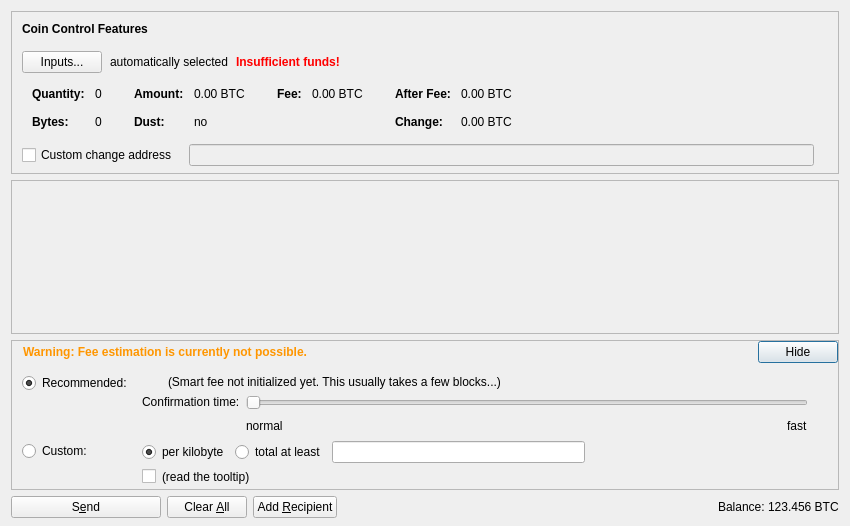
<?xml version="1.0" encoding="UTF-8"?>
<ui version="4.0">
 <class>SendCoinsDialog</class>
 <widget class="QDialog" name="SendCoinsDialog">
  <property name="geometry">
   <rect>
    <x>0</x>
    <y>0</y>
    <width>850</width>
    <height>526</height>
   </rect>
  </property>
  <property name="windowTitle">
   <string>Send Coins</string>
  </property>
  <layout class="QVBoxLayout" name="verticalLayout" stretch="0,1,0,0">
   <property name="bottomMargin">
    <number>8</number>
   </property>
   <item>
    <widget class="QFrame" name="frameCoinControl">
     <property name="sizePolicy">
      <sizepolicy hsizetype="Expanding" vsizetype="Expanding">
       <horstretch>0</horstretch>
       <verstretch>0</verstretch>
      </sizepolicy>
     </property>
     <property name="maximumSize">
      <size>
       <width>16777215</width>
       <height>16777215</height>
      </size>
     </property>
     <property name="frameShape">
      <enum>QFrame::StyledPanel</enum>
     </property>
     <property name="frameShadow">
      <enum>QFrame::Sunken</enum>
     </property>
     <layout class="QVBoxLayout" name="verticalLayoutCoinControl2">
      <property name="spacing">
       <number>0</number>
      </property>
      <property name="leftMargin">
       <number>0</number>
      </property>
      <property name="topMargin">
       <number>0</number>
      </property>
      <property name="rightMargin">
       <number>0</number>
      </property>
      <property name="bottomMargin">
       <number>6</number>
      </property>
      <item>
       <layout class="QVBoxLayout" name="verticalLayoutCoinControl" stretch="0,0,0,0,1">
        <property name="spacing">
         <number>0</number>
        </property>
        <property name="leftMargin">
         <number>10</number>
        </property>
        <property name="topMargin">
         <number>10</number>
        </property>
        <item>
         <layout class="QHBoxLayout" name="horizontalLayoutCoinControl1">
          <property name="bottomMargin">
           <number>15</number>
          </property>
          <item>
           <widget class="QLabel" name="labelCoinControlFeatures">
            <property name="sizePolicy">
             <sizepolicy hsizetype="Preferred" vsizetype="Maximum">
              <horstretch>0</horstretch>
              <verstretch>0</verstretch>
             </sizepolicy>
            </property>
            <property name="font">
             <font>
              <weight>75</weight>
              <bold>true</bold>
             </font>
            </property>
            <property name="styleSheet">
             <string notr="true">font-weight:bold;</string>
            </property>
            <property name="text">
             <string>Coin Control Features</string>
            </property>
           </widget>
          </item>
         </layout>
        </item>
        <item>
         <layout class="QHBoxLayout" name="horizontalLayoutCoinControl2" stretch="0,0,0,0">
          <property name="spacing">
           <number>8</number>
          </property>
          <property name="bottomMargin">
           <number>10</number>
          </property>
          <item>
           <widget class="QPushButton" name="pushButtonCoinControl">
            <property name="styleSheet">
             <string notr="true"/>
            </property>
            <property name="text">
             <string>Inputs...</string>
            </property>
            <property name="autoDefault">
             <bool>false</bool>
            </property>
           </widget>
          </item>
          <item>
           <widget class="QLabel" name="labelCoinControlAutomaticallySelected">
            <property name="text">
             <string>automatically selected</string>
            </property>
            <property name="margin">
             <number>5</number>
            </property>
           </widget>
          </item>
          <item>
           <widget class="QLabel" name="labelCoinControlInsuffFunds">
            <property name="font">
             <font>
              <weight>75</weight>
              <bold>true</bold>
             </font>
            </property>
            <property name="styleSheet">
             <string notr="true">color:red;font-weight:bold;</string>
            </property>
            <property name="text">
             <string>Insufficient funds!</string>
            </property>
            <property name="margin">
             <number>5</number>
            </property>
           </widget>
          </item>
          <item>
           <spacer name="horizontalSpacerCoinControl">
            <property name="orientation">
             <enum>Qt::Horizontal</enum>
            </property>
            <property name="sizeHint" stdset="0">
             <size>
              <width>40</width>
              <height>1</height>
             </size>
            </property>
           </spacer>
          </item>
         </layout>
        </item>
        <item>
         <widget class="QWidget" name="widgetCoinControl" native="true">
          <property name="sizePolicy">
           <sizepolicy hsizetype="Preferred" vsizetype="Preferred">
            <horstretch>0</horstretch>
            <verstretch>0</verstretch>
           </sizepolicy>
          </property>
          <property name="minimumSize">
           <size>
            <width>0</width>
            <height>0</height>
           </size>
          </property>
          <property name="styleSheet">
           <string notr="true"/>
          </property>
          <layout class="QHBoxLayout" name="horizontalLayoutCoinControl5">
           <property name="leftMargin">
            <number>0</number>
           </property>
           <property name="topMargin">
            <number>0</number>
           </property>
           <property name="rightMargin">
            <number>0</number>
           </property>
           <property name="bottomMargin">
            <number>0</number>
           </property>
           <item>
            <layout class="QHBoxLayout" name="horizontalLayoutCoinControl3" stretch="0,0,0,1">
             <property name="spacing">
              <number>20</number>
             </property>
             <property name="topMargin">
              <number>0</number>
             </property>
             <property name="bottomMargin">
              <number>10</number>
             </property>
             <item>
              <layout class="QFormLayout" name="formLayoutCoinControl1">
               <property name="horizontalSpacing">
                <number>10</number>
               </property>
               <property name="verticalSpacing">
                <number>14</number>
               </property>
               <property name="leftMargin">
                <number>10</number>
               </property>
               <property name="topMargin">
                <number>4</number>
               </property>
               <property name="rightMargin">
                <number>6</number>
               </property>
               <item row="0" column="0">
                <widget class="QLabel" name="labelCoinControlQuantityText">
                 <property name="font">
                  <font>
                   <weight>75</weight>
                   <bold>true</bold>
                  </font>
                 </property>
                 <property name="text">
                  <string>Quantity:</string>
                 </property>
                 <property name="margin">
                  <number>0</number>
                 </property>
                </widget>
               </item>
               <item row="0" column="1">
                <widget class="QLabel" name="labelCoinControlQuantity">
                 <property name="cursor">
                  <cursorShape>IBeamCursor</cursorShape>
                 </property>
                 <property name="contextMenuPolicy">
                  <enum>Qt::ActionsContextMenu</enum>
                 </property>
                 <property name="text">
                  <string notr="true">0</string>
                 </property>
                 <property name="margin">
                  <number>0</number>
                 </property>
                 <property name="textInteractionFlags">
                  <set>Qt::LinksAccessibleByMouse|Qt::TextSelectableByKeyboard|Qt::TextSelectableByMouse</set>
                 </property>
                </widget>
               </item>
               <item row="1" column="0">
                <widget class="QLabel" name="labelCoinControlBytesText">
                 <property name="font">
                  <font>
                   <weight>75</weight>
                   <bold>true</bold>
                  </font>
                 </property>
                 <property name="text">
                  <string>Bytes:</string>
                 </property>
                </widget>
               </item>
               <item row="1" column="1">
                <widget class="QLabel" name="labelCoinControlBytes">
                 <property name="cursor">
                  <cursorShape>IBeamCursor</cursorShape>
                 </property>
                 <property name="contextMenuPolicy">
                  <enum>Qt::ActionsContextMenu</enum>
                 </property>
                 <property name="text">
                  <string notr="true">0</string>
                 </property>
                 <property name="textInteractionFlags">
                  <set>Qt::LinksAccessibleByMouse|Qt::TextSelectableByKeyboard|Qt::TextSelectableByMouse</set>
                 </property>
                </widget>
               </item>
              </layout>
             </item>
             <item>
              <layout class="QFormLayout" name="formLayoutCoinControl2">
               <property name="horizontalSpacing">
                <number>10</number>
               </property>
               <property name="verticalSpacing">
                <number>14</number>
               </property>
               <property name="leftMargin">
                <number>6</number>
               </property>
               <property name="topMargin">
                <number>4</number>
               </property>
               <property name="rightMargin">
                <number>6</number>
               </property>
               <item row="0" column="0">
                <widget class="QLabel" name="labelCoinControlAmountText">
                 <property name="font">
                  <font>
                   <weight>75</weight>
                   <bold>true</bold>
                  </font>
                 </property>
                 <property name="text">
                  <string>Amount:</string>
                 </property>
                 <property name="margin">
                  <number>0</number>
                 </property>
                </widget>
               </item>
               <item row="0" column="1">
                <widget class="QLabel" name="labelCoinControlAmount">
                 <property name="cursor">
                  <cursorShape>IBeamCursor</cursorShape>
                 </property>
                 <property name="contextMenuPolicy">
                  <enum>Qt::ActionsContextMenu</enum>
                 </property>
                 <property name="text">
                  <string notr="true">0.00 BTC</string>
                 </property>
                 <property name="textInteractionFlags">
                  <set>Qt::LinksAccessibleByMouse|Qt::TextSelectableByKeyboard|Qt::TextSelectableByMouse</set>
                 </property>
                </widget>
               </item>
               <item row="1" column="0">
                <widget class="QLabel" name="labelCoinControlLowOutputText">
                 <property name="font">
                  <font>
                   <weight>75</weight>
                   <bold>true</bold>
                  </font>
                 </property>
                 <property name="text">
                  <string>Dust:</string>
                 </property>
                </widget>
               </item>
               <item row="1" column="1">
                <widget class="QLabel" name="labelCoinControlLowOutput">
                 <property name="cursor">
                  <cursorShape>IBeamCursor</cursorShape>
                 </property>
                 <property name="contextMenuPolicy">
                  <enum>Qt::ActionsContextMenu</enum>
                 </property>
                 <property name="text">
                  <string notr="true">no</string>
                 </property>
                 <property name="textInteractionFlags">
                  <set>Qt::LinksAccessibleByMouse|Qt::TextSelectableByKeyboard|Qt::TextSelectableByMouse</set>
                 </property>
                </widget>
               </item>
              </layout>
             </item>
             <item>
              <layout class="QFormLayout" name="formLayoutCoinControl3">
               <property name="horizontalSpacing">
                <number>10</number>
               </property>
               <property name="verticalSpacing">
                <number>14</number>
               </property>
               <property name="leftMargin">
                <number>6</number>
               </property>
               <property name="topMargin">
                <number>4</number>
               </property>
               <property name="rightMargin">
                <number>6</number>
               </property>
               <item row="0" column="0">
                <widget class="QLabel" name="labelCoinControlFeeText">
                 <property name="font">
                  <font>
                   <weight>75</weight>
                   <bold>true</bold>
                  </font>
                 </property>
                 <property name="text">
                  <string>Fee:</string>
                 </property>
                 <property name="margin">
                  <number>0</number>
                 </property>
                </widget>
               </item>
               <item row="0" column="1">
                <widget class="QLabel" name="labelCoinControlFee">
                 <property name="cursor">
                  <cursorShape>IBeamCursor</cursorShape>
                 </property>
                 <property name="contextMenuPolicy">
                  <enum>Qt::ActionsContextMenu</enum>
                 </property>
                 <property name="text">
                  <string notr="true">0.00 BTC</string>
                 </property>
                 <property name="textInteractionFlags">
                  <set>Qt::LinksAccessibleByMouse|Qt::TextSelectableByKeyboard|Qt::TextSelectableByMouse</set>
                 </property>
                </widget>
               </item>
             </layout>
             </item>
             <item>
              <layout class="QFormLayout" name="formLayoutCoinControl4">
               <property name="horizontalSpacing">
                <number>10</number>
               </property>
               <property name="verticalSpacing">
                <number>14</number>
               </property>
               <property name="leftMargin">
                <number>6</number>
               </property>
               <property name="topMargin">
                <number>4</number>
               </property>
               <property name="rightMargin">
                <number>6</number>
               </property>
               <item row="0" column="0">
                <widget class="QLabel" name="labelCoinControlAfterFeeText">
                 <property name="font">
                  <font>
                   <weight>75</weight>
                   <bold>true</bold>
                  </font>
                 </property>
                 <property name="text">
                  <string>After Fee:</string>
                 </property>
                 <property name="margin">
                  <number>0</number>
                 </property>
                </widget>
               </item>
               <item row="0" column="1">
                <widget class="QLabel" name="labelCoinControlAfterFee">
                 <property name="cursor">
                  <cursorShape>IBeamCursor</cursorShape>
                 </property>
                 <property name="contextMenuPolicy">
                  <enum>Qt::ActionsContextMenu</enum>
                 </property>
                 <property name="text">
                  <string notr="true">0.00 BTC</string>
                 </property>
                 <property name="textInteractionFlags">
                  <set>Qt::LinksAccessibleByMouse|Qt::TextSelectableByKeyboard|Qt::TextSelectableByMouse</set>
                 </property>
                </widget>
               </item>
               <item row="1" column="0">
                <widget class="QLabel" name="labelCoinControlChangeText">
                 <property name="font">
                  <font>
                   <weight>75</weight>
                   <bold>true</bold>
                  </font>
                 </property>
                 <property name="text">
                  <string>Change:</string>
                 </property>
                </widget>
               </item>
               <item row="1" column="1">
                <widget class="QLabel" name="labelCoinControlChange">
                 <property name="cursor">
                  <cursorShape>IBeamCursor</cursorShape>
                 </property>
                 <property name="contextMenuPolicy">
                  <enum>Qt::ActionsContextMenu</enum>
                 </property>
                 <property name="text">
                  <string notr="true">0.00 BTC</string>
                 </property>
                 <property name="textInteractionFlags">
                  <set>Qt::LinksAccessibleByMouse|Qt::TextSelectableByKeyboard|Qt::TextSelectableByMouse</set>
                 </property>
                </widget>
               </item>
              </layout>
             </item>
            </layout>
           </item>
          </layout>
         </widget>
        </item>
        <item>
         <layout class="QHBoxLayout" name="horizontalLayoutCoinControl4" stretch="0,0,0">
          <property name="spacing">
           <number>12</number>
          </property>
          <property name="sizeConstraint">
           <enum>QLayout::SetDefaultConstraint</enum>
          </property>
          <property name="topMargin">
           <number>5</number>
          </property>
          <property name="rightMargin">
           <number>5</number>
          </property>
          <item>
           <widget class="QCheckBox" name="checkBoxCoinControlChange">
            <property name="toolTip">
             <string>If this is activated, but the change address is empty or invalid, change will be sent to a newly generated address.</string>
            </property>
            <property name="text">
             <string>Custom change address</string>
            </property>
           </widget>
          </item>
          <item>
           <widget class="QValidatedLineEdit" name="lineEditCoinControlChange">
            <property name="enabled">
             <bool>false</bool>
            </property>
            <property name="sizePolicy">
             <sizepolicy hsizetype="Expanding" vsizetype="Fixed">
              <horstretch>0</horstretch>
              <verstretch>0</verstretch>
             </sizepolicy>
            </property>
           </widget>
          </item>
          <item>
           <widget class="QLabel" name="labelCoinControlChangeLabel">
            <property name="sizePolicy">
             <sizepolicy hsizetype="Preferred" vsizetype="Expanding">
              <horstretch>0</horstretch>
              <verstretch>0</verstretch>
             </sizepolicy>
            </property>
            <property name="minimumSize">
             <size>
              <width>0</width>
              <height>0</height>
             </size>
            </property>
            <property name="text">
             <string/>
            </property>
            <property name="margin">
             <number>3</number>
            </property>
           </widget>
          </item>
         </layout>
        </item>
        <item>
         <spacer name="verticalSpacerCoinControl">
          <property name="orientation">
           <enum>Qt::Vertical</enum>
          </property>
          <property name="sizeHint" stdset="0">
           <size>
            <width>800</width>
            <height>1</height>
           </size>
          </property>
         </spacer>
        </item>
       </layout>
      </item>
     </layout>
    </widget>
   </item>
   <item>
    <widget class="QScrollArea" name="scrollArea">
     <property name="widgetResizable">
      <bool>true</bool>
     </property>
     <widget class="QWidget" name="scrollAreaWidgetContents">
      <property name="geometry">
       <rect>
        <x>0</x>
        <y>0</y>
        <width>830</width>
        <height>104</height>
       </rect>
      </property>
      <layout class="QVBoxLayout" name="verticalLayout_2" stretch="0,1">
       <property name="leftMargin">
        <number>0</number>
       </property>
       <property name="topMargin">
        <number>0</number>
       </property>
       <property name="rightMargin">
        <number>0</number>
       </property>
       <property name="bottomMargin">
        <number>0</number>
       </property>
       <item>
        <layout class="QVBoxLayout" name="entries">
         <property name="spacing">
          <number>6</number>
         </property>
        </layout>
       </item>
       <item>
        <spacer name="verticalSpacer">
         <property name="orientation">
          <enum>Qt::Vertical</enum>
         </property>
         <property name="sizeHint" stdset="0">
          <size>
           <width>20</width>
           <height>40</height>
          </size>
         </property>
        </spacer>
       </item>
      </layout>
     </widget>
    </widget>
   </item>
   <item>
    <widget class="QFrame" name="frameFee">
     <property name="sizePolicy">
      <sizepolicy hsizetype="Expanding" vsizetype="Expanding">
       <horstretch>0</horstretch>
       <verstretch>0</verstretch>
      </sizepolicy>
     </property>
     <property name="maximumSize">
      <size>
       <width>16777215</width>
       <height>16777215</height>
      </size>
     </property>
     <property name="frameShape">
      <enum>QFrame::StyledPanel</enum>
     </property>
     <property name="frameShadow">
      <enum>QFrame::Sunken</enum>
     </property>
     <layout class="QVBoxLayout" name="verticalLayoutFee1">
      <property name="spacing">
       <number>0</number>
      </property>
      <property name="leftMargin">
       <number>0</number>
      </property>
      <property name="topMargin">
       <number>0</number>
      </property>
      <property name="rightMargin">
       <number>0</number>
      </property>
      <property name="bottomMargin">
       <number>0</number>
      </property>
      <item>
       <layout class="QVBoxLayout" name="verticalLayoutFee2" stretch="0,0,0">
        <property name="spacing">
         <number>0</number>
        </property>
        <property name="leftMargin">
         <number>10</number>
        </property>
        <property name="topMargin">
         <number>0</number>
        </property>
        <item>
         <layout class="QHBoxLayout" name="horizontalLayoutFee1">
          <property name="bottomMargin">
           <number>0</number>
          </property>
          <item>
           <layout class="QVBoxLayout" name="verticalLayoutFee7">
            <property name="spacing">
             <number>0</number>
            </property>
            <item>
             <spacer name="verticalSpacerSmartFee">
              <property name="orientation">
               <enum>Qt::Vertical</enum>
              </property>
              <property name="sizeType">
               <enum>QSizePolicy::Fixed</enum>
              </property>
              <property name="sizeHint" stdset="0">
               <size>
                <width>1</width>
                <height>4</height>
               </size>
              </property>
             </spacer>
            </item>
            <item>
             <spacer name="verticalSpacer_5">
              <property name="orientation">
               <enum>Qt::Vertical</enum>
              </property>
              <property name="sizeHint" stdset="0">
               <size>
                <width>1</width>
                <height>1</height>
               </size>
              </property>
             </spacer>
            </item>
           </layout>
          </item>
          <item>
           <widget class="QLabel" name="fallbackFeeWarningLabel">
            <property name="toolTip">
             <string>Using the fallbackfee can result in sending a transaction that will take serval hours or days (or never) to confirm. Consider choosing your fee manually or wait until your have validated the complete chain.</string>
            </property>
            <property name="styleSheet">
             <string notr="true">color: rgb(255, 150, 0);
font-weight: bold;</string>
            </property>
            <property name="text">
             <string>Warning: Fee estimation is currently not possible.</string>
            </property>
            <property name="wordWrap">
             <bool>false</bool>
            </property>
           </widget>
          </item>
          <item>
           <spacer name="horizontalSpacer_4">
            <property name="orientation">
             <enum>Qt::Horizontal</enum>
            </property>
            <property name="sizeType">
             <enum>QSizePolicy::MinimumExpanding</enum>
            </property>
            <property name="sizeHint" stdset="0">
             <size>
              <width>40</width>
              <height>20</height>
             </size>
            </property>
           </spacer>
          </item>
          <item>
           <widget class="QPushButton" name="buttonMinimizeFee">
            <property name="toolTip">
             <string>collapse fee-settings</string>
            </property>
            <property name="text">
             <string>Hide</string>
            </property>
           </widget>
          </item>
         </layout>
        </item>
        <item>
         <widget class="QFrame" name="frameFeeSelection">
          <layout class="QVBoxLayout" name="verticalLayoutFee12">
           <property name="spacing">
            <number>0</number>
           </property>
           <property name="leftMargin">
            <number>0</number>
           </property>
           <property name="topMargin">
            <number>0</number>
           </property>
           <property name="rightMargin">
            <number>0</number>
           </property>
           <property name="bottomMargin">
            <number>0</number>
           </property>
           <item>
            <layout class="QGridLayout" name="gridLayoutFee">
             <property name="topMargin">
              <number>10</number>
             </property>
             <property name="bottomMargin">
              <number>4</number>
             </property>
             <property name="horizontalSpacing">
              <number>10</number>
             </property>
             <property name="verticalSpacing">
              <number>4</number>
             </property>
             <item row="1" column="1">
              <layout class="QVBoxLayout" name="verticalLayoutFee8">
               <property name="spacing">
                <number>6</number>
               </property>
               <item>
                <layout class="QHBoxLayout" name="horizontalLayoutFee13">
                 <item>
                  <widget class="QRadioButton" name="radioCustomPerKilobyte">
                   <property name="toolTip">
                    <string>If the custom fee is set to 1000 satoshis and the transaction is only 250 bytes, then &quot;per kilobyte&quot; only pays 250 satoshis in fee, while &quot;total at least&quot; pays 1000 satoshis. For transactions bigger than a kilobyte both pay by kilobyte.</string>
                   </property>
                   <property name="text">
                    <string>per kilobyte</string>
                   </property>
                   <property name="checked">
                    <bool>true</bool>
                   </property>
                   <attribute name="buttonGroup">
                    <string notr="true">groupCustomFee</string>
                   </attribute>
                  </widget>
                 </item>
                 <item>
                  <widget class="QRadioButton" name="radioCustomAtLeast">
                   <property name="toolTip">
                    <string>If the custom fee is set to 1000 satoshis and the transaction is only 250 bytes, then &quot;per kilobyte&quot; only pays 250 satoshis in fee, while &quot;total at least&quot; pays 1000 satoshis. For transactions bigger than a kilobyte both pay by kilobyte.</string>
                   </property>
                   <property name="text">
                    <string>total at least</string>
                   </property>
                   <attribute name="buttonGroup">
                    <string notr="true">groupCustomFee</string>
                   </attribute>
                  </widget>
                 </item>
                 <item>
                  <widget class="BitcoinAmountField" name="customFee"/>
                 </item>
                 <item>
                  <spacer name="horizontalSpacer_6">
                   <property name="orientation">
                    <enum>Qt::Horizontal</enum>
                   </property>
                   <property name="sizeHint" stdset="0">
                    <size>
                     <width>1</width>
                     <height>1</height>
                    </size>
                   </property>
                  </spacer>
                 </item>
                </layout>
               </item>
               <item>
                <layout class="QHBoxLayout" name="horizontalLayoutFee8">
                 <item>
                  <widget class="QCheckBox" name="checkBoxMinimumFee">
                   <property name="toolTip">
                    <string>Paying only the minimum fee is just fine as long as there is less transaction volume than space in the blocks. But be aware that this can end up in a never confirming transaction once there is more demand for bitcoin transactions than the network can process.</string>
                   </property>
                   <property name="text">
                    <string/>
                   </property>
                  </widget>
                 </item>
                 <item>
                  <widget class="QLabel" name="labelMinFeeWarning">
                   <property name="enabled">
                    <bool>true</bool>
                   </property>
                   <property name="toolTip">
                    <string>Paying only the minimum fee is just fine as long as there is less transaction volume than space in the blocks. But be aware that this can end up in a never confirming transaction once there is more demand for bitcoin transactions than the network can process.</string>
                   </property>
                   <property name="text">
                    <string>(read the tooltip)</string>
                   </property>
                   <property name="margin">
                    <number>5</number>
                   </property>
                  </widget>
                 </item>
                 <item>
                  <spacer name="horizontalSpacer_2">
                   <property name="orientation">
                    <enum>Qt::Horizontal</enum>
                   </property>
                   <property name="sizeHint" stdset="0">
                    <size>
                     <width>1</width>
                     <height>1</height>
                    </size>
                   </property>
                  </spacer>
                 </item>
                </layout>
               </item>
              </layout>
             </item>
             <item row="0" column="0">
              <layout class="QVBoxLayout" name="verticalLayoutFee4" stretch="0,1">
               <item>
                <widget class="QRadioButton" name="radioSmartFee">
                 <property name="text">
                  <string>Recommended:</string>
                 </property>
                 <property name="checked">
                  <bool>true</bool>
                 </property>
                 <attribute name="buttonGroup">
                  <string notr="true">groupFee</string>
                 </attribute>
                </widget>
               </item>
               <item>
                <spacer name="verticalSpacer_2">
                 <property name="orientation">
                  <enum>Qt::Vertical</enum>
                 </property>
                 <property name="sizeHint" stdset="0">
                  <size>
                   <width>1</width>
                   <height>1</height>
                  </size>
                 </property>
                </spacer>
               </item>
              </layout>
             </item>
             <item row="1" column="0">
              <layout class="QVBoxLayout" name="verticalLayoutFee9" stretch="0,1">
               <item>
                <widget class="QRadioButton" name="radioCustomFee">
                 <property name="text">
                  <string>Custom:</string>
                 </property>
                 <attribute name="buttonGroup">
                  <string notr="true">groupFee</string>
                 </attribute>
                </widget>
               </item>
               <item>
                <spacer name="verticalSpacer_6">
                 <property name="orientation">
                  <enum>Qt::Vertical</enum>
                 </property>
                 <property name="sizeHint" stdset="0">
                  <size>
                   <width>1</width>
                   <height>1</height>
                  </size>
                 </property>
                </spacer>
               </item>
              </layout>
             </item>
             <item row="0" column="1">
              <layout class="QVBoxLayout" name="verticalLayoutFee3" stretch="0,0,1">
               <property name="spacing">
                <number>6</number>
               </property>
               <property name="topMargin">
                <number>2</number>
               </property>
               <item>
                <layout class="QHBoxLayout" name="horizontalLayoutFee12">
                 <item>
                  <widget class="QLabel" name="labelSmartFee">
                   <property name="text">
                    <string/>
                   </property>
                   <property name="margin">
                    <number>2</number>
                   </property>
                  </widget>
                 </item>
                 <item>
                  <widget class="QLabel" name="labelFeeEstimation">
                   <property name="text">
                    <string/>
                   </property>
                  </widget>
                 </item>
                 <item>
                  <widget class="QLabel" name="labelSmartFee2">
                   <property name="text">
                    <string>(Smart fee not initialized yet. This usually takes a few blocks...)</string>
                   </property>
                   <property name="margin">
                    <number>2</number>
                   </property>
                  </widget>
                 </item>
                 <item>
                  <spacer name="horizontalSpacer_5">
                   <property name="orientation">
                    <enum>Qt::Horizontal</enum>
                   </property>
                   <property name="sizeHint" stdset="0">
                    <size>
                     <width>1</width>
                     <height>1</height>
                    </size>
                   </property>
                  </spacer>
                 </item>
                </layout>
               </item>
               <item>
                <layout class="QHBoxLayout" name="horizontalLayoutFee9">
                 <item>
                  <layout class="QVBoxLayout" name="verticalLayoutFee6">
                   <item>
                    <widget class="QLabel" name="labelSmartFee3">
                     <property name="text">
                      <string>Confirmation time:</string>
                     </property>
                     <property name="margin">
                      <number>2</number>
                     </property>
                    </widget>
                   </item>
                   <item>
                    <spacer name="verticalSpacer_3">
                     <property name="orientation">
                      <enum>Qt::Vertical</enum>
                     </property>
                     <property name="sizeHint" stdset="0">
                      <size>
                       <width>1</width>
                       <height>1</height>
                      </size>
                     </property>
                    </spacer>
                   </item>
                  </layout>
                 </item>
                 <item>
                  <layout class="QVBoxLayout" name="verticalLayoutFee5">
                   <property name="rightMargin">
                    <number>30</number>
                   </property>
                   <item>
                    <widget class="QSlider" name="sliderSmartFee">
                     <property name="minimum">
                      <number>0</number>
                     </property>
                     <property name="maximum">
                      <number>23</number>
                     </property>
                     <property name="pageStep">
                      <number>1</number>
                     </property>
                     <property name="value">
                      <number>0</number>
                     </property>
                     <property name="orientation">
                      <enum>Qt::Horizontal</enum>
                     </property>
                     <property name="invertedAppearance">
                      <bool>false</bool>
                     </property>
                     <property name="invertedControls">
                      <bool>false</bool>
                     </property>
                     <property name="tickPosition">
                      <enum>QSlider::NoTicks</enum>
                     </property>
                    </widget>
                   </item>
                   <item>
                    <layout class="QHBoxLayout" name="horizontalLayoutFee10">
                     <item>
                      <widget class="QLabel" name="labelSmartFeeNormal">
                       <property name="text">
                        <string>normal</string>
                       </property>
                      </widget>
                     </item>
                     <item>
                      <spacer name="horizontalSpacer_3">
                       <property name="orientation">
                        <enum>Qt::Horizontal</enum>
                       </property>
                       <property name="sizeHint" stdset="0">
                        <size>
                         <width>40</width>
                         <height>20</height>
                        </size>
                       </property>
                      </spacer>
                     </item>
                     <item>
                      <widget class="QLabel" name="labelSmartFeeFast">
                       <property name="text">
                        <string>fast</string>
                       </property>
                      </widget>
                     </item>
                    </layout>
                   </item>
                  </layout>
                 </item>
                </layout>
               </item>
               <item>
                <spacer name="verticalSpacer_4">
                 <property name="orientation">
                  <enum>Qt::Vertical</enum>
                 </property>
                 <property name="sizeHint" stdset="0">
                  <size>
                   <width>1</width>
                   <height>1</height>
                  </size>
                 </property>
                </spacer>
               </item>
              </layout>
             </item>
            </layout>
           </item>
          </layout>
         </widget>
        </item>
        <item>
         <spacer name="verticalSpacerFee">
          <property name="orientation">
           <enum>Qt::Vertical</enum>
          </property>
          <property name="sizeHint" stdset="0">
           <size>
            <width>800</width>
            <height>1</height>
           </size>
          </property>
         </spacer>
        </item>
       </layout>
      </item>
     </layout>
    </widget>
   </item>
   <item>
    <layout class="QHBoxLayout" name="horizontalLayout">
     <item>
      <widget class="QPushButton" name="sendButton">
       <property name="minimumSize">
        <size>
         <width>150</width>
         <height>0</height>
        </size>
       </property>
       <property name="toolTip">
        <string>Confirm the send action</string>
       </property>
       <property name="text">
        <string>S&amp;end</string>
       </property>
       <property name="icon">
        <iconset resource="../bitcoin.qrc">
         <normaloff>:/icons/send</normaloff>:/icons/send</iconset>
       </property>
       <property name="autoDefault">
        <bool>false</bool>
       </property>
       <property name="default">
        <bool>false</bool>
       </property>
      </widget>
     </item>
     <item>
      <widget class="QPushButton" name="clearButton">
       <property name="sizePolicy">
        <sizepolicy hsizetype="Minimum" vsizetype="Fixed">
         <horstretch>0</horstretch>
         <verstretch>0</verstretch>
        </sizepolicy>
       </property>
       <property name="toolTip">
        <string>Clear all fields of the form.</string>
       </property>
       <property name="text">
        <string>Clear &amp;All</string>
       </property>
       <property name="icon">
        <iconset resource="../bitcoin.qrc">
         <normaloff>:/icons/remove</normaloff>:/icons/remove</iconset>
       </property>
       <property name="autoDefault">
        <bool>false</bool>
       </property>
      </widget>
     </item>
     <item>
      <widget class="QPushButton" name="addButton">
       <property name="toolTip">
        <string>Send to multiple recipients at once</string>
       </property>
       <property name="text">
        <string>Add &amp;Recipient</string>
       </property>
       <property name="icon">
        <iconset resource="../bitcoin.qrc">
         <normaloff>:/icons/add</normaloff>:/icons/add</iconset>
       </property>
       <property name="autoDefault">
        <bool>false</bool>
       </property>
      </widget>
     </item>
     <item>
      <spacer name="horizontalSpacer">
       <property name="orientation">
        <enum>Qt::Horizontal</enum>
       </property>
       <property name="sizeHint" stdset="0">
        <size>
         <width>40</width>
         <height>20</height>
        </size>
       </property>
      </spacer>
     </item>
     <item>
      <layout class="QHBoxLayout" name="horizontalLayout_2">
       <property name="spacing">
        <number>3</number>
       </property>
       <item>
        <widget class="QLabel" name="label">
         <property name="sizePolicy">
          <sizepolicy hsizetype="Preferred" vsizetype="Fixed">
           <horstretch>0</horstretch>
           <verstretch>0</verstretch>
          </sizepolicy>
         </property>
         <property name="text">
          <string>Balance:</string>
         </property>
        </widget>
       </item>
       <item>
        <widget class="QLabel" name="labelBalance">
         <property name="sizePolicy">
          <sizepolicy hsizetype="Preferred" vsizetype="Fixed">
           <horstretch>0</horstretch>
           <verstretch>0</verstretch>
          </sizepolicy>
         </property>
         <property name="cursor">
          <cursorShape>IBeamCursor</cursorShape>
         </property>
         <property name="text">
          <string notr="true">123.456 BTC</string>
         </property>
         <property name="textInteractionFlags">
          <set>Qt::LinksAccessibleByMouse|Qt::TextSelectableByKeyboard|Qt::TextSelectableByMouse</set>
         </property>
        </widget>
       </item>
      </layout>
     </item>
    </layout>
   </item>
  </layout>
 </widget>
 <customwidgets>
  <customwidget>
   <class>QValidatedLineEdit</class>
   <extends>QLineEdit</extends>
   <header>qvalidatedlineedit.h</header>
  </customwidget>
  <customwidget>
   <class>BitcoinAmountField</class>
   <extends>QLineEdit</extends>
   <header>bitcoinamountfield.h</header>
   <container>1</container>
  </customwidget>
 </customwidgets>
 <resources>
  <include location="../bitcoin.qrc"/>
 </resources>
 <connections/>
 <buttongroups>
  <buttongroup name="groupFee"/>
  <buttongroup name="groupCustomFee"/>
 </buttongroups>
</ui>
